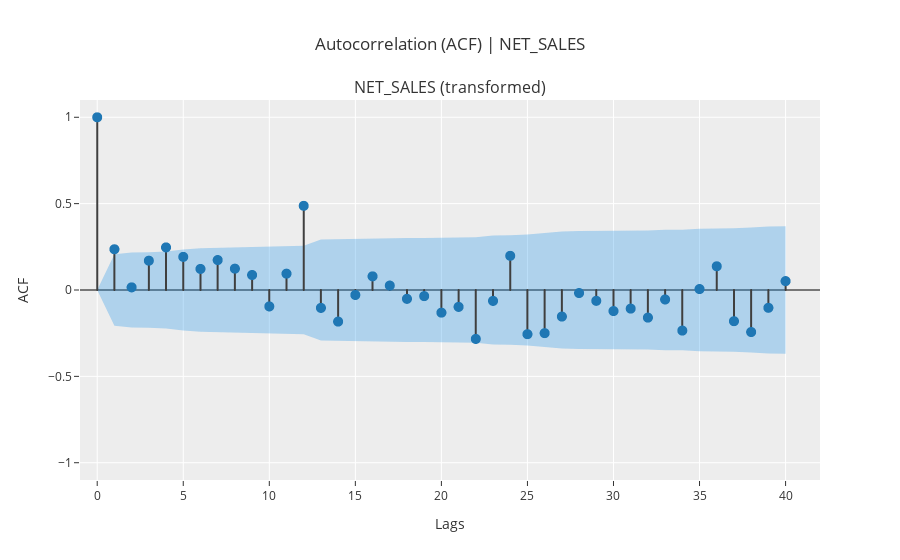

Notebook source saved alongside this figure:
### Code cell
plot_model(plot = 'acf')

### Figure 1 — Plotly figure (JSON) as saved in the notebook; plotly's stock layout.template omitted (floating-point values rounded to 4 significant figures)
{"data": [{"line": {"color": "#3f3f3f"}, "marker": {"size": 10}, "mode": "lines", "name": "ACF", "showlegend": false, "type": "scattergl", "x": [0, 0], "xaxis": "x", "y": [0, 1], "yaxis": "y"}, {"line": {"color": "#3f3f3f"}, "marker": {"size": 10}, "mode": "lines", "name": "ACF", "showlegend": false, "type": "scattergl", "x": [1, 1], "xaxis": "x", "y": [0, 0.2359], "yaxis": "y"}, {"line": {"color": "#3f3f3f"}, "marker": {"size": 10}, "mode": "lines", "name": "ACF", "showlegend": false, "type": "scattergl", "x": [2, 2], "xaxis": "x", "y": [0, 0.01535], "yaxis": "y"}, {"line": {"color": "#3f3f3f"}, "marker": {"size": 10}, "mode": "lines", "name": "ACF", "showlegend": false, "type": "scattergl", "x": [3, 3], "xaxis": "x", "y": [0, 0.1697], "yaxis": "y"}, {"line": {"color": "#3f3f3f"}, "marker": {"size": 10}, "mode": "lines", "name": "ACF", "showlegend": false, "type": "scattergl", "x": [4, 4], "xaxis": "x", "y": [0, 0.2465], "yaxis": "y"}, {"line": {"color": "#3f3f3f"}, "marker": {"size": 10}, "mode": "lines", "name": "ACF", "showlegend": false, "type": "scattergl", "x": [5, 5], "xaxis": "x", "y": [0, 0.1919], "yaxis": "y"}, {"line": {"color": "#3f3f3f"}, "marker": {"size": 10}, "mode": "lines", "name": "ACF", "showlegend": false, "type": "scattergl", "x": [6, 6], "xaxis": "x", "y": [0, 0.1219], "yaxis": "y"}, {"line": {"color": "#3f3f3f"}, "marker": {"size": 10}, "mode": "lines", "name": "ACF", "showlegend": false, "type": "scattergl", "x": [7, 7], "xaxis": "x", "y": [0, 0.1734], "yaxis": "y"}, {"line": {"color": "#3f3f3f"}, "marker": {"size": 10}, "mode": "lines", "name": "ACF", "showlegend": false, "type": "scattergl", "x": [8, 8], "xaxis": "x", "y": [0, 0.1236], "yaxis": "y"}, {"line": {"color": "#3f3f3f"}, "marker": {"size": 10}, "mode": "lines", "name": "ACF", "showlegend": false, "type": "scattergl", "x": [9, 9], "xaxis": "x", "y": [0, 0.08684], "yaxis": "y"}, {"line": {"color": "#3f3f3f"}, "marker": {"size": 10}, "mode": "lines", "name": "ACF", "showlegend": false, "type": "scattergl", "x": [10, 10], "xaxis": "x", "y": [0, -0.09501], "yaxis": "y"}, {"line": {"color": "#3f3f3f"}, "marker": {"size": 10}, "mode": "lines", "name": "ACF", "showlegend": false, "type": "scattergl", "x": [11, 11], "xaxis": "x", "y": [0, 0.09468], "yaxis": "y"}, {"line": {"color": "#3f3f3f"}, "marker": {"size": 10}, "mode": "lines", "name": "ACF", "showlegend": false, "type": "scattergl", "x": [12, 12], "xaxis": "x", "y": [0, 0.4875], "yaxis": "y"}, {"line": {"color": "#3f3f3f"}, "marker": {"size": 10}, "mode": "lines", "name": "ACF", "showlegend": false, "type": "scattergl", "x": [13, 13], "xaxis": "x", "y": [0, -0.1038], "yaxis": "y"}, {"line": {"color": "#3f3f3f"}, "marker": {"size": 10}, "mode": "lines", "name": "ACF", "showlegend": false, "type": "scattergl", "x": [14, 14], "xaxis": "x", "y": [0, -0.1829], "yaxis": "y"}, {"line": {"color": "#3f3f3f"}, "marker": {"size": 10}, "mode": "lines", "name": "ACF", "showlegend": false, "type": "scattergl", "x": [15, 15], "xaxis": "x", "y": [0, -0.02879], "yaxis": "y"}, {"line": {"color": "#3f3f3f"}, "marker": {"size": 10}, "mode": "lines", "name": "ACF", "showlegend": false, "type": "scattergl", "x": [16, 16], "xaxis": "x", "y": [0, 0.079], "yaxis": "y"}, {"line": {"color": "#3f3f3f"}, "marker": {"size": 10}, "mode": "lines", "name": "ACF", "showlegend": false, "type": "scattergl", "x": [17, 17], "xaxis": "x", "y": [0, 0.02549], "yaxis": "y"}, {"line": {"color": "#3f3f3f"}, "marker": {"size": 10}, "mode": "lines", "name": "ACF", "showlegend": false, "type": "scattergl", "x": [18, 18], "xaxis": "x", "y": [0, -0.05122], "yaxis": "y"}, {"line": {"color": "#3f3f3f"}, "marker": {"size": 10}, "mode": "lines", "name": "ACF", "showlegend": false, "type": "scattergl", "x": [19, 19], "xaxis": "x", "y": [0, -0.03549], "yaxis": "y"}, {"line": {"color": "#3f3f3f"}, "marker": {"size": 10}, "mode": "lines", "name": "ACF", "showlegend": false, "type": "scattergl", "x": [20, 20], "xaxis": "x", "y": [0, -0.1312], "yaxis": "y"}, {"line": {"color": "#3f3f3f"}, "marker": {"size": 10}, "mode": "lines", "name": "ACF", "showlegend": false, "type": "scattergl", "x": [21, 21], "xaxis": "x", "y": [0, -0.09774], "yaxis": "y"}, {"line": {"color": "#3f3f3f"}, "marker": {"size": 10}, "mode": "lines", "name": "ACF", "showlegend": false, "type": "scattergl", "x": [22, 22], "xaxis": "x", "y": [0, -0.2834], "yaxis": "y"}, {"line": {"color": "#3f3f3f"}, "marker": {"size": 10}, "mode": "lines", "name": "ACF", "showlegend": false, "type": "scattergl", "x": [23, 23], "xaxis": "x", "y": [0, -0.0632], "yaxis": "y"}, {"line": {"color": "#3f3f3f"}, "marker": {"size": 10}, "mode": "lines", "name": "ACF", "showlegend": false, "type": "scattergl", "x": [24, 24], "xaxis": "x", "y": [0, 0.198], "yaxis": "y"}, {"line": {"color": "#3f3f3f"}, "marker": {"size": 10}, "mode": "lines", "name": "ACF", "showlegend": false, "type": "scattergl", "x": [25, 25], "xaxis": "x", "y": [0, -0.2558], "yaxis": "y"}, {"line": {"color": "#3f3f3f"}, "marker": {"size": 10}, "mode": "lines", "name": "ACF", "showlegend": false, "type": "scattergl", "x": [26, 26], "xaxis": "x", "y": [0, -0.2499], "yaxis": "y"}, {"line": {"color": "#3f3f3f"}, "marker": {"size": 10}, "mode": "lines", "name": "ACF", "showlegend": false, "type": "scattergl", "x": [27, 27], "xaxis": "x", "y": [0, -0.1538], "yaxis": "y"}, {"line": {"color": "#3f3f3f"}, "marker": {"size": 10}, "mode": "lines", "name": "ACF", "showlegend": false, "type": "scattergl", "x": [28, 28], "xaxis": "x", "y": [0, -0.01756], "yaxis": "y"}, {"line": {"color": "#3f3f3f"}, "marker": {"size": 10}, "mode": "lines", "name": "ACF", "showlegend": false, "type": "scattergl", "x": [29, 29], "xaxis": "x", "y": [0, -0.06267], "yaxis": "y"}, {"line": {"color": "#3f3f3f"}, "marker": {"size": 10}, "mode": "lines", "name": "ACF", "showlegend": false, "type": "scattergl", "x": [30, 30], "xaxis": "x", "y": [0, -0.1219], "yaxis": "y"}, {"line": {"color": "#3f3f3f"}, "marker": {"size": 10}, "mode": "lines", "name": "ACF", "showlegend": false, "type": "scattergl", "x": [31, 31], "xaxis": "x", "y": [0, -0.1079], "yaxis": "y"}, {"line": {"color": "#3f3f3f"}, "marker": {"size": 10}, "mode": "lines", "name": "ACF", "showlegend": false, "type": "scattergl", "x": [32, 32], "xaxis": "x", "y": [0, -0.1599], "yaxis": "y"}, {"line": {"color": "#3f3f3f"}, "marker": {"size": 10}, "mode": "lines", "name": "ACF", "showlegend": false, "type": "scattergl", "x": [33, 33], "xaxis": "x", "y": [0, -0.05482], "yaxis": "y"}, {"line": {"color": "#3f3f3f"}, "marker": {"size": 10}, "mode": "lines", "name": "ACF", "showlegend": false, "type": "scattergl", "x": [34, 34], "xaxis": "x", "y": [0, -0.2349], "yaxis": "y"}, {"line": {"color": "#3f3f3f"}, "marker": {"size": 10}, "mode": "lines", "name": "ACF", "showlegend": false, "type": "scattergl", "x": [35, 35], "xaxis": "x", "y": [0, 0.005371], "yaxis": "y"}, {"line": {"color": "#3f3f3f"}, "marker": {"size": 10}, "mode": "lines", "name": "ACF", "showlegend": false, "type": "scattergl", "x": [36, 36], "xaxis": "x", "y": [0, 0.1374], "yaxis": "y"}, {"line": {"color": "#3f3f3f"}, "marker": {"size": 10}, "mode": "lines", "name": "ACF", "showlegend": false, "type": "scattergl", "x": [37, 37], "xaxis": "x", "y": [0, -0.1806], "yaxis": "y"}, {"line": {"color": "#3f3f3f"}, "marker": {"size": 10}, "mode": "lines", "name": "ACF", "showlegend": false, "type": "scattergl", "x": [38, 38], "xaxis": "x", "y": [0, -0.2433], "yaxis": "y"}, {"line": {"color": "#3f3f3f"}, "marker": {"size": 10}, "mode": "lines", "name": "ACF", "showlegend": false, "type": "scattergl", "x": [39, 39], "xaxis": "x", "y": [0, -0.103], "yaxis": "y"}, {"line": {"color": "#3f3f3f"}, "marker": {"size": 10}, "mode": "lines", "name": "ACF", "showlegend": false, "type": "scattergl", "x": [40, 40], "xaxis": "x", "y": [0, 0.05132], "yaxis": "y"}, {"marker": {"color": "#1f77b4", "size": 10}, "mode": "markers", "name": "ACF", "showlegend": false, "type": "scattergl", "x": [0, 1, 2, 3, 4, 5, 6, 7, 8, 9, 10, 11, 12, 13, 14, 15, 16, 17, 18, 19, 20, 21, 22, 23, 24, 25, 26, 27, 28, 29, 30, 31, 32, 33, 34, 35, 36, 37, 38, 39, 40], "xaxis": "x", "y": [1, 0.2359, 0.01535, 0.1697, 0.2465, 0.1919, 0.1219, 0.1734, 0.1236, 0.08684, -0.09501, 0.09468, 0.4875, -0.1038, -0.1829, -0.02879, 0.079, 0.02549, -0.05122, -0.03549, -0.1312, -0.09774, -0.2834, -0.0632, 0.198, -0.2558, -0.2499, -0.1538, -0.01756, -0.06267, -0.1219, -0.1079, -0.1599, -0.05482, -0.2349, 0.005371, 0.1374, -0.1806, -0.2433, -0.103, 0.05132], "yaxis": "y"}, {"line": {"color": "rgba(255,255,255,0)"}, "marker": {"size": 10}, "mode": "lines", "name": "UC", "showlegend": false, "type": "scatter", "x": [0, 1, 2, 3, 4, 5, 6, 7, 8, 9, 10, 11, 12, 13, 14, 15, 16, 17, 18, 19, 20, 21, 22, 23, 24, 25, 26, 27, 28, 29, 30, 31, 32, 33, 34, 35, 36, 37, 38, 39, 40], "xaxis": "x", "y": [0, 0.2066, 0.2178, 0.2178, 0.2234, 0.2347, 0.2413, 0.2439, 0.2492, 0.2518, 0.253, 0.2545, 0.256, 0.293, 0.2946, 0.2994, 0.2995, 0.3004, 0.3005, 0.3008, 0.301, 0.3034, 0.3048, 0.3158, 0.3164, 0.3216, 0.3302, 0.3382, 0.3411, 0.3412, 0.3417, 0.3435, 0.345, 0.3481, 0.3485, 0.3552, 0.3552, 0.3574, 0.3613, 0.3682, 0.3695], "yaxis": "y"}, {"fill": "tonexty", "fillcolor": "rgba(32, 146, 230,0.3)", "line": {"color": "rgba(255,255,255,0)"}, "marker": {"size": 10}, "mode": "lines", "name": "LC", "showlegend": false, "type": "scatter", "x": [0, 1, 2, 3, 4, 5, 6, 7, 8, 9, 10, 11, 12, 13, 14, 15, 16, 17, 18, 19, 20, 21, 22, 23, 24, 25, 26, 27, 28, 29, 30, 31, 32, 33, 34, 35, 36, 37, 38, 39, 40], "xaxis": "x", "y": [0, -0.2066, -0.2178, -0.2178, -0.2234, -0.2347, -0.2413, -0.2439, -0.2492, -0.2518, -0.253, -0.2545, -0.256, -0.293, -0.2946, -0.2994, -0.2995, -0.3004, -0.3005, -0.3008, -0.301, -0.3034, -0.3048, -0.3158, -0.3164, -0.3216, -0.3302, -0.3382, -0.3411, -0.3412, -0.3417, -0.3435, -0.345, -0.3481, -0.3485, -0.3552, -0.3552, -0.3574, -0.3613, -0.3682, -0.3695], "yaxis": "y"}], "layout": {"annotations": [{"font": {"size": 16}, "showarrow": false, "text": "NET_SALES (transformed)", "x": 0.5, "xanchor": "center", "xref": "paper", "y": 1, "yanchor": "bottom", "yref": "paper"}], "showlegend": false, "title": {"text": "Autocorrelation (ACF) | NET_SALES"}, "xaxis": {"anchor": "y", "domain": [0, 1], "range": [-1, 42], "title": {"text": "Lags"}}, "yaxis": {"anchor": "x", "domain": [0, 1], "range": [-1.1, 1.1], "title": {"text": "ACF"}, "zerolinecolor": "#000000"}}}
